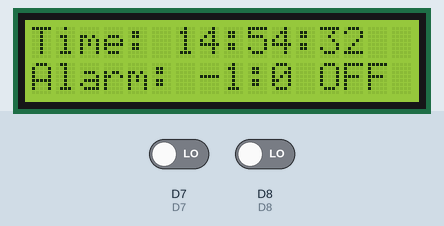
This sketch was run on a simulated ESP8266 (NodeMCU). Parts: 16×2 character LCD. The inputs (shaded band) are chosen by the test bench; at power-on: D7 LOW, D8 LOW. WiFi joins after 1.5 s; servers stay silent unless stated; network time is answered at once with the bench clock; the local clock reads 2024-03-15 10:24:30 at power-on unless the sketch sets it; what the sketch prints to the serial monitor is not drawn.

Above: at 2.7 s.
2.8 s: D7 driven HIGH
At 3.46 s:
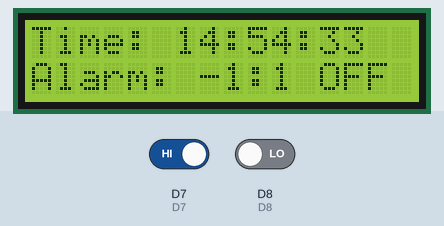
5.1 s: D8 driven HIGH
At 7.0 s:
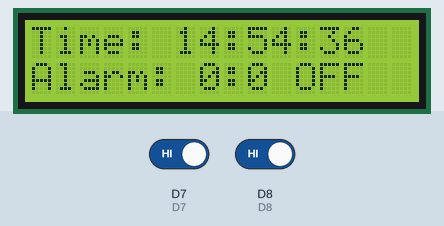
7.7 s: D8 driven LOW
At 8.46 s:
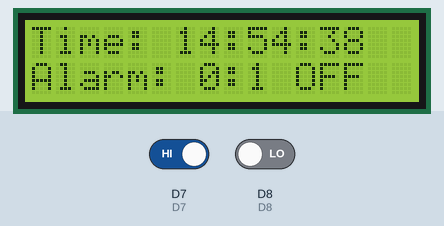
10.1 s: D7 driven LOW
At 12.0 s:
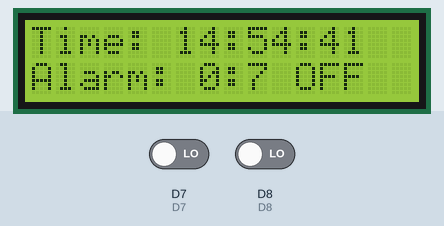
13.1 s: D7 driven HIGH
At 13.74 s:
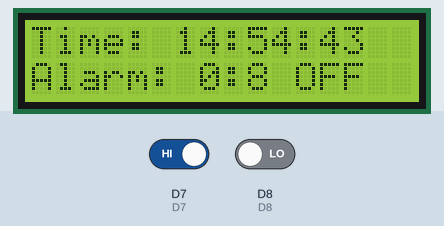
15.0 s: D8 driven HIGH
At 16.7 s:
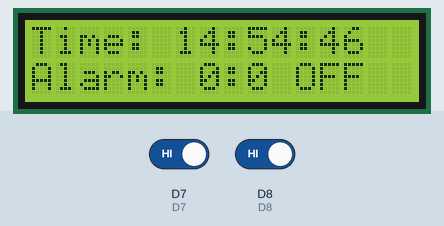
Timing chart, 0 to 18.2 s (numbered marks = the images above; inputs shaded):
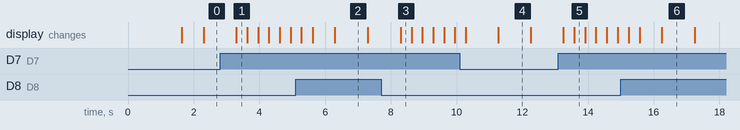

The sketch:

alarm__1_.ino
```cpp
// #include <WiFiNINA.h>
#include <ESP8266WiFi.h>
#include <WiFiUdp.h>
#include <NTPClient.h>
#include <LiquidCrystal_I2C.h>

#define SSID "12"
#define PASS "9414070970im"

int lcdColumns = 16;
int lcdRows = 2;
int flag=1;
const long utcOffsetWinter = 3600; // Offset from UTC in seconds (3600 seconds = 1h) -- UTC+1 (Central European Winter Time)
const long utcOffsetSummer = 7200; // Offset from UTC in seconds (7200 seconds = 2h) -- UTC+2 (Central European Summer Time)
unsigned long lastupdate = 0UL;
unsigned long lastupdate2 = 0UL;

// Define NTP Client to get time
WiFiUDP udpSocket;
NTPClient ntpClient(udpSocket, "pool.ntp.org", utcOffsetWinter);

LiquidCrystal_I2C lcd(0x27, lcdColumns, lcdRows);
String myTime = "";
String myAlarm = "";
String status = "OFF";
int hrs2=-1, mins2=0;
int hrs=0, mins=0;

// hour vars
// uint8_t D5 = 14; // hour
uint8_t D4 = 2; //hour
uint8_t D8 = 15; // alarm status
uint8_t D7 = 13;
uint8_t D6 = 12;
int x=0;

void setup()
{
  Serial.begin(9600);
  pinMode(D4, INPUT);
  pinMode(D8, INPUT);
  pinMode(D7, INPUT);
  pinMode(D6,OUTPUT);
  WiFi.begin(SSID, PASS);

   // initialize LCD
  lcd.init();
  // turn on LCD backlight
  lcd.backlight();
  // set cursor to first column, first row
  lcd.setCursor(0, 0);
  // print message
  lcd.print("Connecting...");
  Serial.print("Connecting to ");
  Serial.print(SSID);

  while (WiFi.status() != WL_CONNECTED)
  {
    Serial.print(".");
    delay(250);
  }

  Serial.println(" Done!");

  ntpClient.begin();

  //hour
  // pinMode(D5, INPUT);
}

void loop()
{
  showTime();
  // if(flag==1){
    showAlarm();
  // }
  int sv = digitalRead(D4);
  if(sv == 1){
    setHour2();
  }
  int sv2 = digitalRead(D7);
  if(sv2 == 1){
    setMins2();
  }
  int sv3 = digitalRead(D8);
  if(sv3 == 1){
    setAlarm();
  }
  if(status=="ON"){
    checkAlarm();
  }
  delay(300);

}

// to match time of alarm
void checkAlarm(){
  // Serial.print("Inside check alarm: ");
  // Serial.println(mins2);
  if(hrs==hrs2 and mins==mins2){
    // Serial.println("Inside condition: ");
    // myAlarm="Ringing...";
    flag=0;
  }
}

// to set alarm and change status
void setAlarm(){
  // Serial.print("Inside alarm: ");
  if(status=="OFF"){
    status="ON";
    // Serial.print("Inside OFF: ");
  }
  else{
    status="OFF";
    hrs2=0;
    mins2=0;
    showAlarm();
    flag=1;
    // Serial.print("Inside ON: ");
  }
}

// to set min
void setMins2(){
  // x=x+1;
  mins2=mins2+1;
  if(mins2==60){
    mins2=0;
  }
  // Serial.print("Mins set: ");
  // Serial.println(mins2);
  pinMode(LED_BUILTIN, OUTPUT);
}

// to set hour
void setHour2(){
  // x=x+1;
  hrs2=hrs2+1;
  if(hrs2==24){
    hrs2=0;
  }
  // Serial.print("Hour set: ");
  // Serial.println(hrs2);
  pinMode(LED_BUILTIN, OUTPUT);
}

// to display clock time
void showTime(){
    ntpClient.update();
     int tmp = ntpClient.getHours()+4 ;
     if(tmp>=24)
     {
     tmp = tmp-24;
     }
    hrs = tmp+(ntpClient.getMinutes()+30)/60;
    mins = (ntpClient.getMinutes()+30)%60;
    myTime = "Time: ";
    myTime.concat(hrs);
    myTime.concat(":");
    myTime.concat(mins);
    myTime.concat(":");
    myTime.concat(ntpClient.getSeconds());
    // lastupdate = currentMillis;
    // display
    lcd.clear();
    // set cursor to first column, second row
    lcd.setCursor(0,0);
    lcd.print(myTime);
}

// to display alarm status
void showAlarm(){
    if(flag==0){
      myAlarm="Ringing... ON";
      lcd.setCursor(0,1);
      lcd.print(myAlarm);
      digitalWrite(D6 , HIGH);
      delay(1000);
      digitalWrite(D6, LOW);
      delay(1000);

    }
    else{
      myAlarm = "Alarm: ";
      myAlarm.concat(hrs2);
      myAlarm.concat(":");
      myAlarm.concat(mins2);
      myAlarm.concat(" ");
      myAlarm.concat(status);
      lcd.setCursor(0,1);
      lcd.print(myAlarm);
    }
}
```

Measured:
- what the display in image 2 shows lasts 1.0 s, from 6.3 s to 7.3 s
